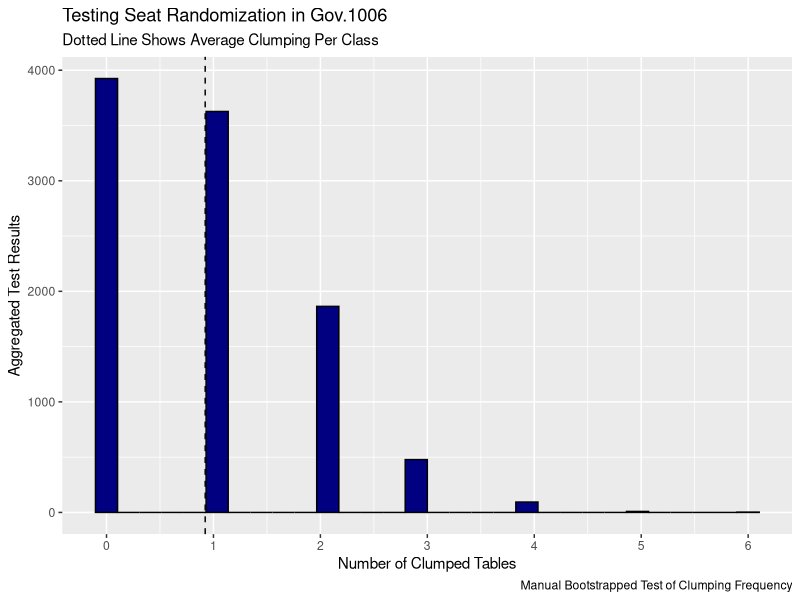

The R source for this figure:
## ---- chunk 1
knitr::opts_chunk$set(echo = TRUE)

library(tidyverse)
## ---- chunk 2
num_men <- rep(0,14)
num_women <- rep(1,16)
class_1 <- seq(1, 7)
class_2 <- seq(7,8)

x = c(num_men,num_women)

reps = 10000

compositions <- vector("numeric", reps)

for (q in 1:reps) {
 
compositions[q] <- data.frame(gender = sample(x, 30),
                     table = c(rep(class_1, 4), 8,8)) %>% 
  group_by(table) %>% 
  summarize(num_women = sum(gender)) %>% 
  mutate(clumps = ifelse(num_women %in% c(0,4), yes = 1, no = 0)) %>% 
  summarise(prop_clumps = mean(clumps))
}

compositions <- data.frame(t(as.data.frame(compositions))*8, seq_along(t(as.data.frame(compositions))))

# plot here
mn <- mean(compositions$t.as.data.frame.compositions.....8)


compositions %>% 
  ggplot(aes(x = t.as.data.frame.compositions.....8)) +
  geom_histogram(color = "black", fill = "navy") +
  geom_vline(xintercept = mn, linetype = 2) +
  labs(title = "Testing Seat Randomization in Gov.1006",
       subtitle = "Dotted Line Shows Average Clumping Per Class",
       x = "Number of Clumped Tables",
       y = "Aggregated Test Results",
       caption = "Manual Bootstrapped Test of Clumping Frequency") +
  scale_x_continuous(breaks = seq(0,6, by = 1))

